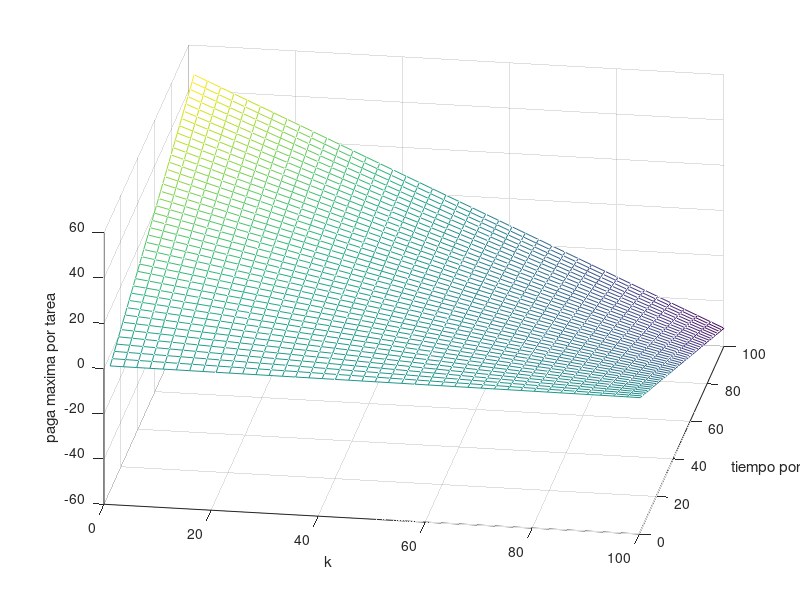
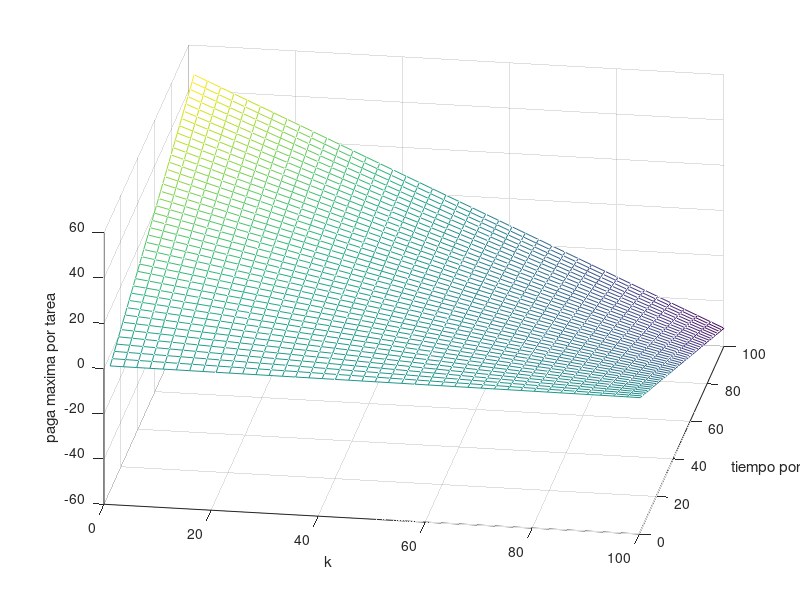
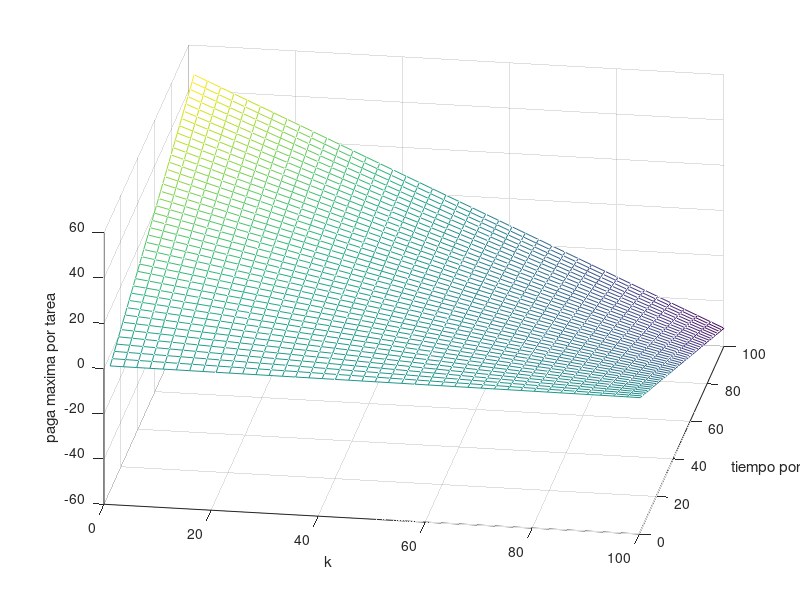

Source code (MATLAB) for these figures, in order:
tx = ty = linspace (1, 100, 41)';
[xx, yy] = meshgrid (tx, ty);
tz = (-0.01 .*xx + 0.48) .* yy - 0.03;
mesh (tx, ty, tz);
xlabel("k");
ylabel("tiempo por tarea en horas");
zlabel ("paga maxima por tarea");
view(9,35);
print('-dsvg','figure.svg');
print('-dpsc','figure.ps');
print('-djpg','figure.jpg');
